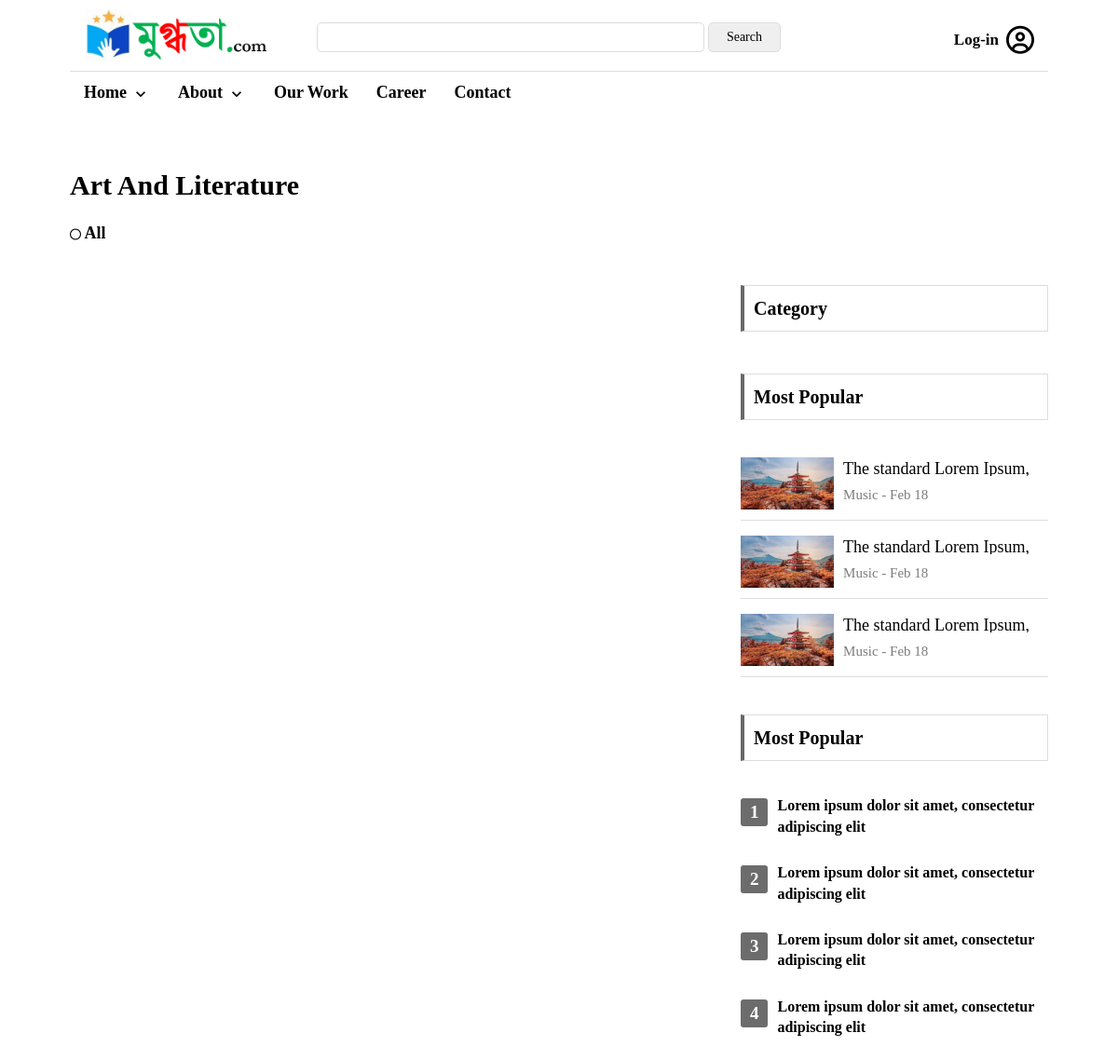
Page /content/ (upper part) on the earlier database version.
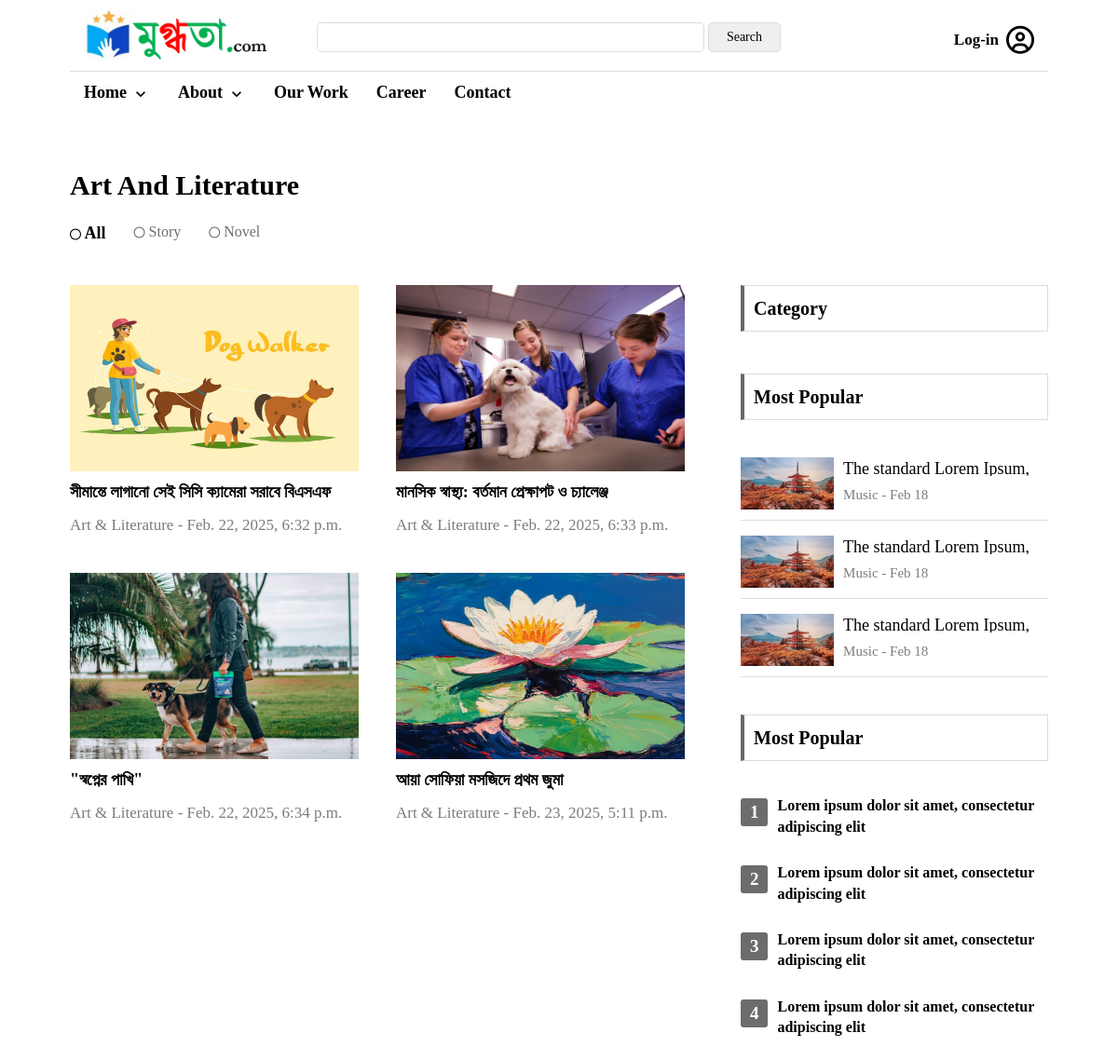
Same page on the later database version.
### content/models.py (models this page shows, shortened)
class SubCategory(models.Model):
    name = models.CharField(max_length=255, blank=False)
    category = models.ForeignKey(Category, on_delete=models.CASCADE, blank=True)
    image = models.ImageField(upload_to='category_img', blank=True, null=True)

class Content(models.Model):
    category = models.ForeignKey(Category, on_delete=models.PROTECT, blank=False)
    sub_category = models.ForeignKey(SubCategory, on_delete=models.PROTECT, blank=False)
    title = models.CharField(max_length=255, blank=False)
    slug = models.CharField(max_length=255, unique=True, blank=True, null=True)
    author = models.CharField(max_length=255, default="Mugdhota", blank=False)
    content = RichTextUploadingField()
    feature_image = models.ImageField(upload_to='medical_image', blank=True)
    writer = models.ForeignKey(User, on_delete=models.CASCADE, blank=True, null=True)
    approved_by = models.CharField(max_length=255, default="Mugdhota")
    create_at = models.DateTimeField(auto_now_add=True)
    update_at = models.DateTimeField(auto_now=True)
    views = models.IntegerField(default=1)
    status = models.ForeignKey(ContentStatus, on_delete=models.CASCADE, blank=True, null=True, default=2)
    tags = models.ManyToManyField(Tag, blank=True)
    reviewed_by = models.CharField(max_length=255, blank=True, null=True)

class Category(models.Model):
    name = models.CharField(max_length=255, blank=False)
    image = models.ImageField(upload_to='category_img', blank=True, null=True)

### content/views.py (the view)
# urls.py: path('', views.artandliterature, name='artandliterature'),
def artandliterature(request):
    posts = Content.objects.filter(category=1)
    sub_categories = SubCategory.objects.filter(category=1)
    title = 'Art And Literature'
    context = {
        'posts': posts,
        'title': title,
        'sub_categories': sub_categories,
    }
    return render(request, 'page.html', context)

### templates/page.html (shortened to what this page needs)
{% extends 'main.html' %}
{% load static %}
{% block content %}
    <div class="container_full" style="margin-top: 30px;">
        <div class="container">
            <div class="page_info">
                <div class="page_title">
                    {% if p_category_obj %}
                    <h2>{{p_category_obj}}</h2>
                    {% else %}
                    <h2>{{title}}</h2>
                    {% endif %}
                </div>
                <div class="page_info_description">
                    <div class="page_info_cnt_category">
                        <div class="pi_sng_category flex">
                            <a href="{% url 'artandliterature' %}" class="{% if not category_obj %}active_cat{% endif %}">
                                <i class="fa-regular fa-circle"></i> All
                            </a>
                            {% for category in sub_categories %}
                                <a href="{% url 'singlecategory' category.name %}" class="{% if category_obj.name == category.name %}active_cat{% endif %}">
                                    <i class="fa-regular fa-circle"></i> {{ category.name }}
                                </a>
                            {% endfor %}
                        </div>
                    </div>
                </div>
            </div>
            <div class="width_66 left res_width_100 mr_left_-20 mr_right_-20 mr_top_-20 res_no_mar">
                <div class="page_left_section">
                    <div class="page_section">
                        <div class="page_section_cnt">
                            {% for post in posts %}
                            <div class="mugdhota_cnts_left pd_all_20 res_no_pd res_width_100">
                                <div class="mugdhota_cnts_left_section">
                                    <a href="{% url 'single_post' post.slug %}">
                                    <div class="sng_mugdhota_cnts">
                                        <div class="smcl_img">
                                            {% if post.feature_image %}
                                                <img src="{{ post.feature_image.url }}" alt="">
                                            {% endif %}
                                        </div>
                                        <div class="smc_cnt res_width_100">
                                            <h3 style="padding-top: 10px;">{{ post.title }}</h3>
                                            <p style="color:#7d7c7c">{{ post.category.name }} - {{ post.create_at }}</p>
                                        </div>
                                    </div>
                                    </a>
                                </div>
                            </div>
                            {% endfor %}
                        </div>
                    </div>
                </div>
            </div>
            <div class="width_33 right res_width_100">
                <div class="wrapper_right_section pd_left_20 res_no_pd">
                    <div class="single_page_section_right_cnt">
                        <div class="content_title single_cnt_title">
                            <h2 style="margin-top: 0;">Category</h2>
                        </div>
                    </div>
                    <div class="single_page_section_right_cnt">
                        <div class="content_title single_cnt_title">
                            <h2>Most Popular</h2>
                        </div>
                        <div class="wrapper_right_content">
                            <div class="wrapper_right_cnt">
                                <div class="sng_mugdhota_cnts_right">
                                    <div class="smcr_img">
                                        <img src="simg/img2.jpg" alt="">
                                    </div>
                                    <div class="smcr_cnt pd_left_10">
                                        <h3>The standard Lorem Ipsum, used since the 1500s</h3>
                                        <p>Music - Feb 18</p>
                                    </div>
                                </div>
                                <div class="sng_mugdhota_cnts_right">
                                    <div class="smcr_img">
                                        <img src="simg/img2.jpg" alt="">
                                    </div>
                                    <div class="smcr_cnt pd_left_10">
                                        <h3>The standard Lorem Ipsum, used since the 1500s</h3>
                                        <p>Music - Feb 18</p>
                                    </div>
                                </div>
                                <div class="sng_mugdhota_cnts_right">
                                    <div class="smcr_img">
                                        <img src="simg/img2.jpg" alt="">
                                    </div>
                                    <div class="smcr_cnt pd_left_10">
                                        <h3>The standard Lorem Ipsum, used since the 1500s</h3>
                                        <p>Music - Feb 18</p>
                                    </div>
                                </div>
                            </div>
                        </div>
                    </div>
                    <div class="single_page_section_right_cnt">
                        <div class="content_title single_cnt_title">
                            <h2>Most Popular</h2>
                        </div>
                        <div class="wrapper_right_content">
                            <div class="wrapper_right_cnt">
                                <div class="sng_wrc_sec">
                                    <div class="sng_wrc">
                                        <h2>1</h2>
                                        <h3><a href="#">Lorem ipsum dolor sit amet, consectetur adipiscing elit</a></h3>
                                    </div>
                                </div>
                                <div class="sng_wrc_sec">
                                    <div class="sng_wrc">
                                        <h2>2</h2>
                                        <h3><a href="#">Lorem ipsum dolor sit amet, consectetur adipiscing elit</a></h3>
                                    </div>
                                </div>
                                <div class="sng_wrc_sec">
                                    <div class="sng_wrc">
                                        <h2>3</h2>
                                        <h3><a href="#">Lorem ipsum dolor sit amet, consectetur adipiscing elit</a></h3>
                                    </div>
                                </div>
                                <div class="sng_wrc_sec">
                                    <div class="sng_wrc">
                                        <h2>4</h2>
                                        <h3><a href="#">Lorem ipsum dolor sit amet, consectetur adipiscing elit</a></h3>
                                    </div>
                                </div>
                            </div>
                        </div>
                    </div>
                </div>
            </div>
        </div>
    </div>
{% endblock content %}

### templates/main.html (shortened to what this page needs)
<!DOCTYPE html>
<html lang="en">
<head>
    {% load static %}
    <link rel="stylesheet" href="{% static 'assets/css/bootstrap.min.css' %}">
    <link rel="stylesheet" href="assets/css/flexslider.css" type="text/css" media="screen">
    <link rel="stylesheet" href="{% static 'style.css' %}">
    <link rel="stylesheet" href="{% static 'cmn-style.css' %}">
    <link rel="stylesheet" href="{% static 'responsive.css' %}">
    <link rel="stylesheet" type="text/css" href="https://cdnjs.cloudflare.com/ajax/libs/slick-carousel/1.8.1/slick.min.css" />
</head>
<body>
    <div class="container_header">
        <div class="container">
            <div id="header">
                <div class="header_section">
                    <div class="mugdhota_web_info_left">
                        <div class="mugdhota_logo">
                            <a href="#"><img src="{% static 'images/mugdhota.PNG' %}" alt=""></a>
                        </div>
                    </div>
                    <div class="mugdhota_web_info_middle desk">
                        <div class="main_search">
                            <input type="search">
                            <button type="submit">Search</button>
                        </div>
                    </div>
                    <div class="mugdhota_web_info_right desk">
                        <div class="user_info flex">
                            {% if request.user.is_authenticated %}
                                {% if user.is_editor %}
                                    <a href="{% url 'management_dashboard' request.user.username %}">
                                        <h2>{{request.user.name}}</h2>
                                        <i class="fa fa-user-circle-o"></i>
                                    </a>
                                {% else %}
                                    <a href="{% url 'user_dashboard' request.user.username %}">
                                        <h2>{{request.user.name}}</h2>
                                        <i class="fa fa-user-circle-o"></i>
                                    </a>
                                {% endif %}
                            {% else %}
                            <a href="{% url 'log_in' %}">
                                <span>Log-in</span>
                                <i class="fa fa-user-circle-o"></i>
                            </a>
                            {% endif %}
                        </div>
                    </div>
                </div>
            </div>
        </div>
        <div class="container_nav desk">
            <div class="container">
                <div id="mugdhota_menu_section">
                    <div class="main_manu_section">
                        <nav class="mugdhota_top_nav">
                            <ul>
                                <li class="mugdhota_main_manu_items"><a href="#">Home<i class="material-icons">expand_more</i></a>
                                </li>
                                <li class="mugdhota_main_manu_items"><a href="#">About<i class="material-icons">expand_more</i></a>
                                </li>
                                <li class="mugdhota_main_manu_items"><a href="#">Our Work</a></li>
                                <li class="mugdhota_main_manu_items"><a href="#">Career</a></li>
                                <li class="mugdhota_main_manu_items"><a href="#">Contact</a></li>
                            </ul>
                        </nav>
                    </div>
                </div>
            </div>
        </div>
    </div>
    {% block content %}
    {% endblock content %}
</body>
</html>

Differences in the rows shown:
added SubCategory: name "Story"
added SubCategory: name "Novel"
added Content: feature_image (picture), title "সীমান্তে লাগানো সেই সিসি ক্যামেরা সরাবে বিএসএফ", category.name "Art & Literature", create_at "Feb. 22, 2025, 6:32 p.m."
added Content: feature_image (picture), title "মানসিক স্বাস্থ্য: বর্তমান প্রেক্ষাপট ও চ্যালেঞ্জ", category.name "Art & Literature", create_at "Feb. 22, 2025, 6:33 p.m."
added Content: feature_image (picture), title "\"স্বপ্নের পাখি\"", category.name "Art & Literature", create_at "Feb. 22, 2025, 6:34 p.m."
added Content: feature_image (picture), title "আয়া সোফিয়া মসজিদে প্রথম জুমা", category.name "Art & Literature", create_at "Feb. 23, 2025, 5:11 p.m."
